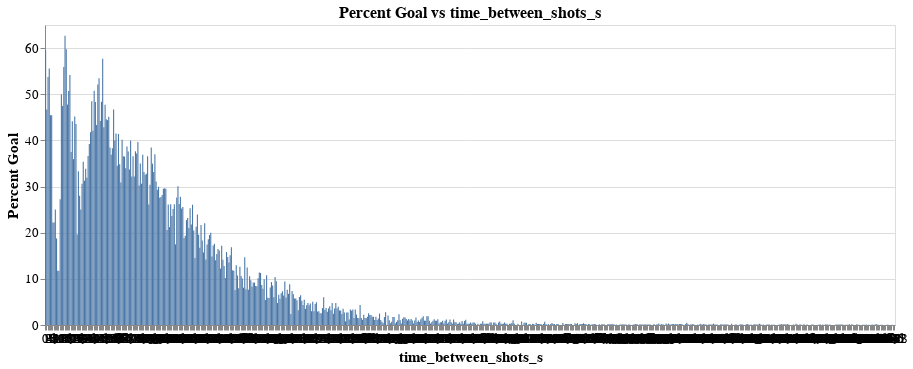

Here is the notebook cell this chart was saved with:
### Code cell
plot_percent_goal_vs_feature(simple_shots_clean, 'time_between_shots_s')

### Figure 1 — Vega-Lite specification as saved in the notebook (floating-point values rounded to 4 significant figures; data arrays with more than 128 entries replaced by an {"elided": "..."} marker saying what was removed)
{"config": {"view": {"continuousWidth": 300, "continuousHeight": 300}, "axis": {"labelFontSize": 13, "titleFontSize": 15}, "title": {"fontSize": 16}}, "data": {"name": "data-326bc89f5f60be465695eb42fc4acb58"}, "mark": {"type": "bar"}, "encoding": {"x": {"axis": {"labelAngle": 0, "title": "time_between_shots_s"}, "field": "time_between_shots_s", "type": "nominal"}, "y": {"axis": {"title": "Percent Goal"}, "field": "Percent Goal", "type": "quantitative"}}, "height": 300, "title": "Percent Goal vs time_between_shots_s", "width": 850, "$schema": "https://vega.github.io/schema/vega-lite/v5.8.0.json", "datasets": {"data-326bc89f5f60be465695eb42fc4acb58": {"elided": "700 records"}}}
